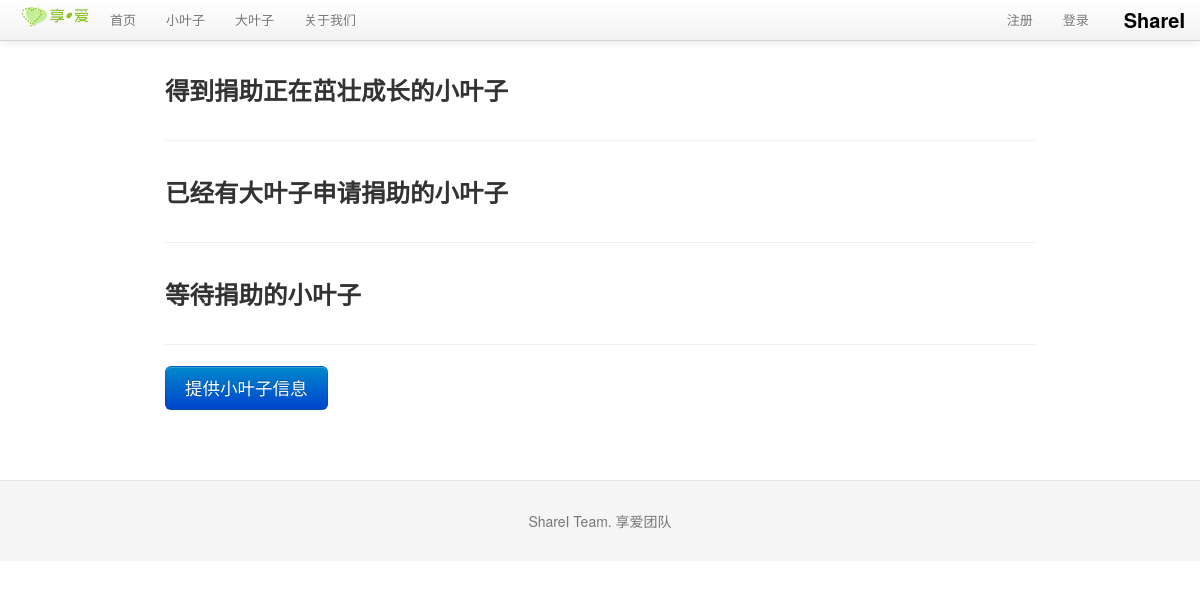
Page /littleleaf on the earlier database version.
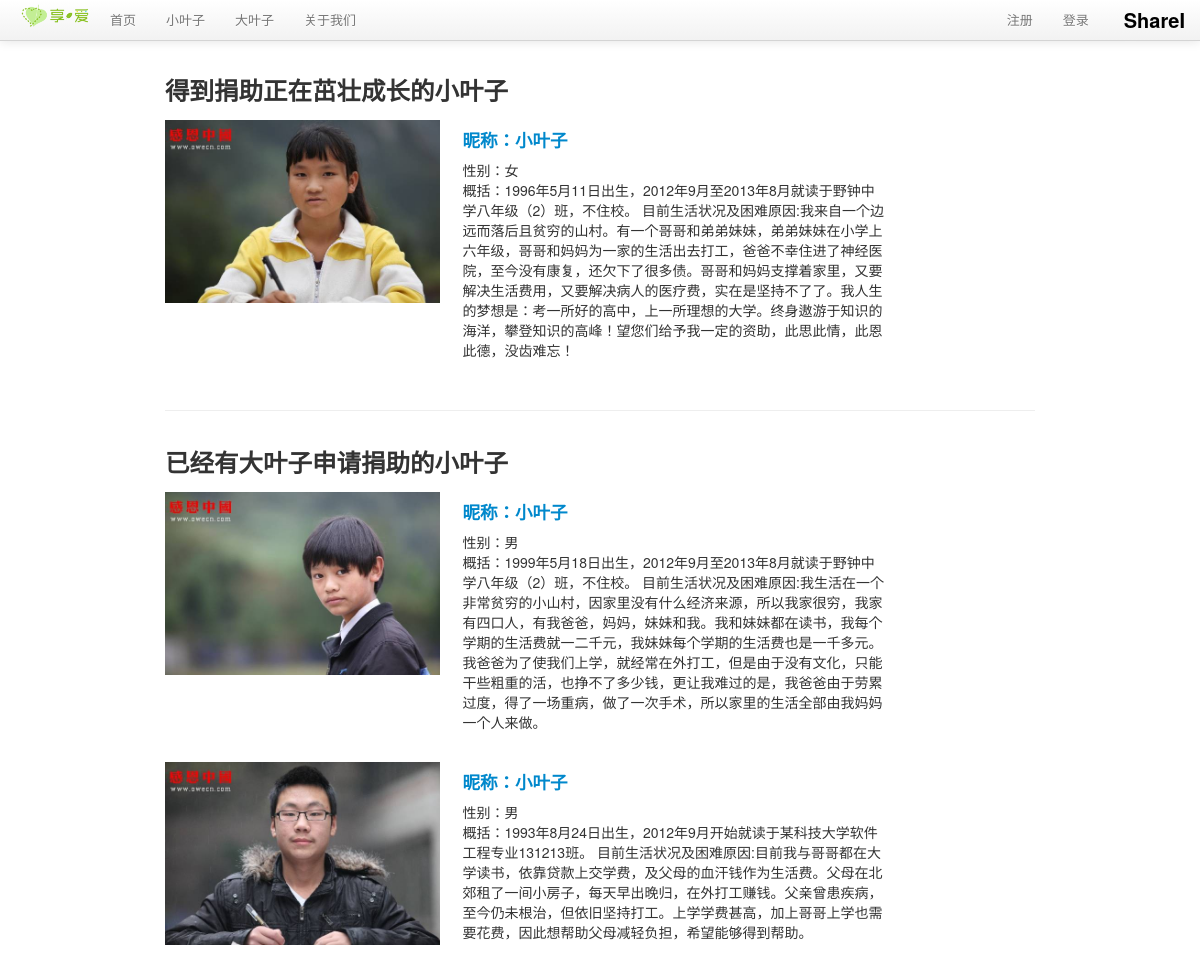
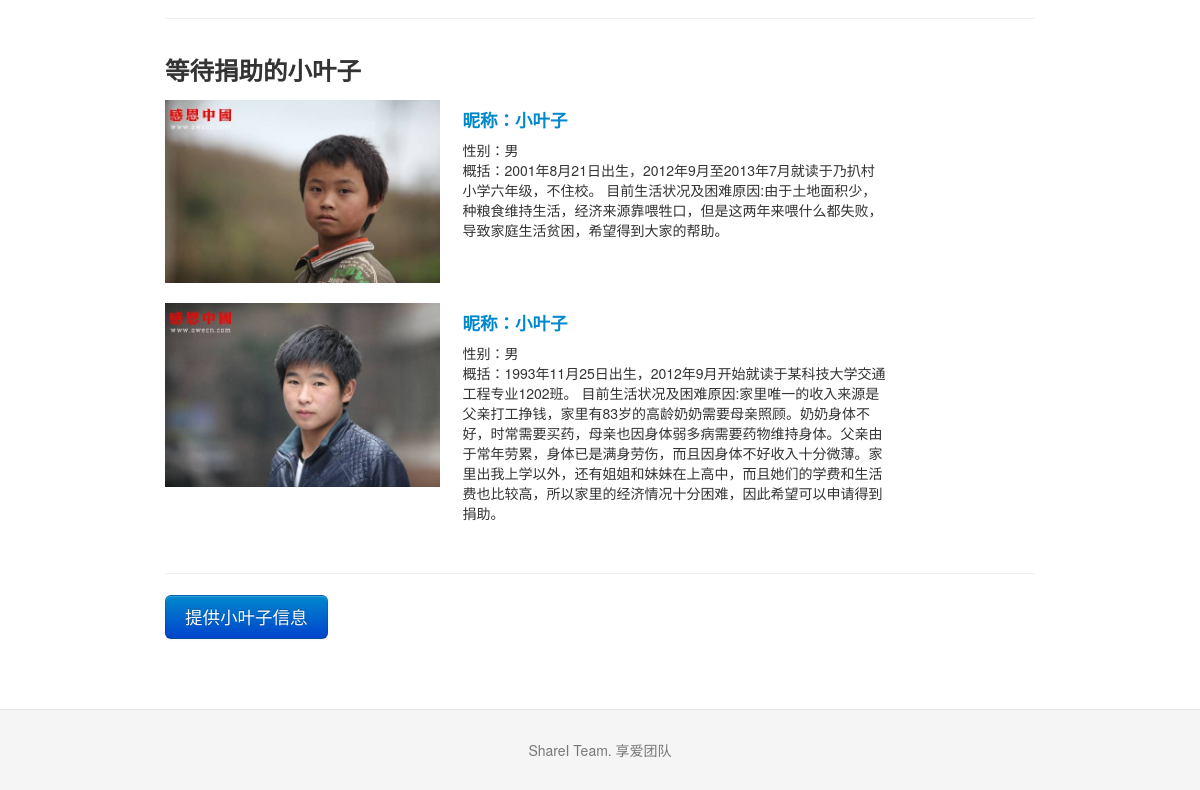
Same page on the later database version (2 pictures, top to bottom).
### tables this page shows
CREATE TABLE lleaf (
	lleaf_id integer primary key autoincrement,
	avatar text,
	name text not null,
	sex text not null,
	lleafinfo text not null,
	status integer not null,
	createtime TIMESTAMP default (datetime('now', 'localtime'))
);

### sharei.py (the view)
@app.route('/littleleaf')
def show_littleleafs():
    littleleafs = query_db('''select * from lleaf''')
    error = None
    if littleleafs is None:
        error = 'No little leaf now'
        return render_template('littleleaf.html', error=error)
    else:
        return render_template('littleleaf.html', error=error, littleleafs = littleleafs)

### sharei.py (called while the page is built)
def get_db():
    top = _app_ctx_stack.top
    if not hasattr(top, 'sqlite_db'):
        top.sqlite_db = sqlite3.connect(app.config['DATABASE'])
        top.sqlite_db.row_factory = sqlite3.Row
    return top.sqlite_db

@app.teardown_appcontext
def close_database(exception):
    top = _app_ctx_stack.top
    if hasattr(top, 'sqlite_db'):
        top.sqlite_db.close()

def query_db(query, args=(), one=False):
    cur = get_db().execute(query, args)
    rv = cur.fetchall()
    return (rv[0] if rv else None) if one else rv

@app.before_request
def before_request():
    g.bleaf = None
    if 'bleaf_id' in session:
        g.bleaf = query_db('select * from bleaf where bleaf_id = ?', [session['bleaf_id']], one=True)

### templates/littleleaf.html (shortened to what this page needs)
{% extends "layout.html" %}
{% block body %}
<div class="row-fluid">
  <h3>得到捐助正在茁壮成长的小叶子</h3>
    {% for littleleaf in littleleafs %}
      {% if littleleaf.status == 3 %}
        <div class="row-fluid">
        <div class="span4">
            <img src={{ littleleaf.avatar }}>
        </div>
        <div class="span6" style="text-align : left;background-color:#FFFFFF; padding-left:20">
          <a href="{{ url_for('show_littleleaf', lleaf_id=littleleaf.lleaf_id) }}" target="_blank"><h4>昵称：{{littleleaf.name}}</h4></a>
          <p>性别：{{littleleaf.sex}}<br>
          {{littleleaf.lleafinfo}}<br>
        </div>
      </div><br>
      {% endif %}
    {% endfor %}
</div>
<hr>
<div class="row-fluid">
  <h3>已经有大叶子申请捐助的小叶子</h3>
    {% for littleleaf in littleleafs %}
      {% if littleleaf.status == 2%}
       <div class="row-fluid">
        <div class="span4">
            <img src={{ littleleaf.avatar }}>
        </div>
        <div class="span6" style="text-align : left;background-color:#FFFFFF; padding-left:20">
          <a href="{{ url_for('show_littleleaf', lleaf_id=littleleaf.lleaf_id) }}" target="_blank"><h4>昵称：{{littleleaf.name}}</h4></a>
          <p>性别：{{littleleaf.sex}}<br>
          {{littleleaf.lleafinfo}}<br>
        </div>
      </div><br>
      {% endif %}
    {% endfor %}
</div>
<hr>
<div class="row-fluid">
  <h3>等待捐助的小叶子</h3>
    {% for littleleaf in littleleafs %}
      {% if littleleaf.status == 1%}
      <div class="row-fluid">
        <div class="span4">
            <img src={{ littleleaf.avatar }}>
        </div>
        <div class="span6" style="text-align : left;background-color:#FFFFFF; padding-left:20">
          <a href="{{ url_for('show_littleleaf', lleaf_id=littleleaf.lleaf_id) }}" target="_blank"><h4>昵称：{{littleleaf.name}}</h4></a>
          <p>性别：{{littleleaf.sex}}<br>
          {{littleleaf.lleafinfo}}<br>
        </div>
      </div><br>
      {% endif %}
    {% endfor %}
</div>
<hr>
<a href="{{ url_for('add_littleleaf') }}" class="btn btn-large btn-primary">提供小叶子信息</a>
{% endblock %}

### templates/layout.html (shortened to what this page needs)
<!DOCTYPE html>
<html lang="en" version="g42dymwpi--nx"><head><meta http-equiv="Content-Type" content="text/html; charset=UTF-8">
    <link href="/static/css/bootstrap.css" rel="stylesheet">
    <link href="/static/css/bootstrap-responsive.css" rel="stylesheet">
    <link href="/static/css/docs.css" rel="stylesheet">
    <link href="/static/css/prettify.css" rel="stylesheet">
  </head>
  <body data-spy="scroll" data-target=".bs-docs-sidebar" data-twttr-rendered="true" youdao="bind">
    <div class="navbar navbar-fixed-top ">
      <div class="navbar-inner">
        <div class="container">
          <a class="brand" href="{{ url_for('home') }}">
            <strong>
              ShareI
            </strong>
          </a>
          <ul class="nav">
            <li>
              <img src="/static/img/logo-ch.png" width="80">
            </li>
            <li>
              <a href="{{ url_for('home') }}">
                首页
              </a>
            </li>
            <li>
              <a href="{{ url_for('show_littleleafs') }}">
                小叶子
              </a>
            </li>
            <li>
              <a href="{{ url_for('show_bigleafs') }}">
                大叶子
              </a>
            </li>
            <li>
              <a href="{{ url_for('about') }}">
                关于我们
              </a>
            </li>
          </ul>
          <ul class="nav pull-right">
            {% if session.logged_in %}
              <li><a>Welcome! {{ session['bleaf_name'] }}</a></li>
              <li><a href="{{ url_for('logout') }}">注销</a></li>
            {% else %}
              <li><a href="{{ url_for('register') }}">注册</a></li>
              <li><a href="{{ url_for('login') }}">登录</a></li>
            {% endif %}
          </ul>
        </div>
      </div>
    </div>
<div class="container">
<div class="span9" style="margin-left:150px; margin-right:200px;">
  {% block body %}{% endblock %}
</div>
</div>
    <footer class="footer">
      <div class="container">
        <p>ShareI Team. 享爱团队</p>
      </div>
    </footer>
  </body>
</html>

### static/css/docs.css (style rules this page uses)
body { position: relative; padding-top: 40px; }
body > .navbar { font-size: 13px; }
body > .navbar .brand { padding-right: 0; padding-left: 0; margin-left: 20px; float: right; font-weight: bold; color: #000; text-shadow: 0 1px 0 rgba(255,255,255,.1), 0 0 30px rgba(255,255,255,.125); -webkit-transition: all .2s linear; -moz-transition: all .2s linear; transition: all .2s linear; }
.footer { text-align: center; padding: 30px 0; margin-top: 70px; border-top: 1px solid #e5e5e5; background-color: #f5f5f5; }
.footer p { margin-bottom: 0; color: #777; }

### templates/layout.html (style rules this page uses)
body { padding-top: 60px; }

Differences in the rows shown:
added lleaf: avatar (picture), name "小叶子", sex "女", lleafinfo "概括：1996年5月11日出生，2012年9月至2013年8月就读于野钟中学八年级（2）班，不住校。 目前生活状况及困难原因:我来自一个边远而落后且贫穷的山村。有一个哥哥和弟弟妹妹，弟弟妹妹在小学上六年级，哥哥和妈妈为一家的生活出去打工，爸爸不幸住进了神经医院，至今没有康复，还欠下了很多债。哥哥和妈妈支撑着家里，又要解决生活费用，又要解决病人的医疗费，实在是坚持不了了。我人生的梦想是：考一所好的高中，上一所理想的大学。终身遨游于知识的海洋，攀登知识的高峰！望您们给予我一定的资助，此思此情，此恩此德，没齿难忘！", shown under "得到捐助正在茁壮成长的小叶子"
added lleaf: avatar (picture), name "小叶子", sex "男", lleafinfo "概括：1999年5月18日出生，2012年9月至2013年8月就读于野钟中学八年级（2）班，不住校。 目前生活状况及困难原因:我生活在一个非常贫穷的小山村，因家里没有什么经济来源，所以我家很穷，我家有四口人，有我爸爸，妈妈，妹妹和我。我和妹妹都在读书，我每个学期的生活费就一二千元，我妹妹每个学期的生活费也是一千多元。我爸爸为了使我们上学，就经常在外打工，但是由于没有文化，只能干些粗重的活，也挣不了多少钱，更让我难过的是，我爸爸由于劳累过度，得了一场重病，做了一次手术，所以家里的生活全部由我妈妈一个人来做。", shown under "已经有大叶子申请捐助的小叶子"
added lleaf: avatar (picture), name "小叶子", sex "男", lleafinfo "概括：1993年8月24日出生，2012年9月开始就读于某科技大学软件工程专业131213班。 目前生活状况及困难原因:目前我与哥哥都在大学读书，依靠贷款上交学费，及父母的血汗钱作为生活费。父母在北郊租了一间小房子，每天早出晚归，在外打工赚钱。父亲曾患疾病，至今仍未根治，但依旧坚持打工。上学学费甚高，加上哥哥上学也需要花费，因此想帮助父母减轻负担，希望能够得到帮助。", shown under "已经有大叶子申请捐助的小叶子"
added lleaf: avatar (picture), name "小叶子", sex "男", lleafinfo "概括：2001年8月21日出生，2012年9月至2013年7月就读于乃扒村小学六年级，不住校。 目前生活状况及困难原因:由于土地面积少，种粮食维持生活，经济来源靠喂牲口，但是这两年来喂什么都失败，导致家庭生活贫困，希望得到大家的帮助。", shown under "等待捐助的小叶子"
added lleaf: avatar (picture), name "小叶子", sex "男", lleafinfo "概括：1993年11月25日出生，2012年9月开始就读于某科技大学交通工程专业1202班。 目前生活状况及困难原因:家里唯一的收入来源是父亲打工挣钱，家里有83岁的高龄奶奶需要母亲照顾。奶奶身体不好，时常需要买药，母亲也因身体弱多病需要药物维持身体。父亲由于常年劳累，身体已是满身劳伤，而且因身体不好收入十分微薄。家里出我上学以外，还有姐姐和妹妹在上高中，而且她们的学费和生活费也比较高，所以家里的经济情况十分困难，因此希望可以申请得到捐助。", shown under "等待捐助的小叶子"
